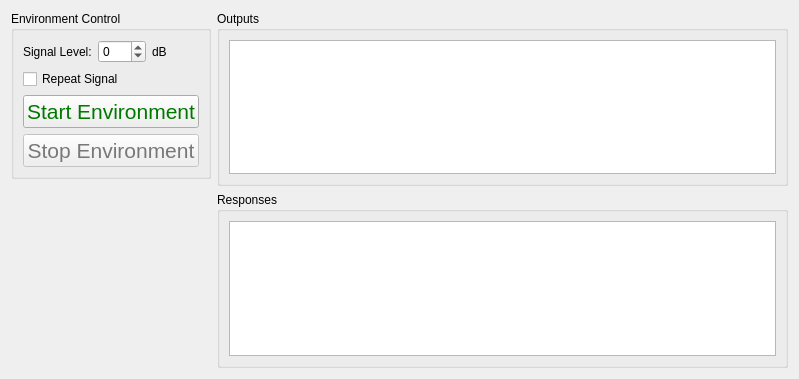
<?xml version="1.0" encoding="UTF-8"?>
<ui version="4.0">
 <class>Form</class>
 <widget class="QWidget" name="Form">
  <property name="geometry">
   <rect>
    <x>0</x>
    <y>0</y>
    <width>799</width>
    <height>379</height>
   </rect>
  </property>
  <property name="windowTitle">
   <string>Form</string>
  </property>
  <layout class="QHBoxLayout" name="horizontalLayout_4">
   <item>
    <layout class="QVBoxLayout" name="environment_control_layout">
     <item>
      <widget class="QGroupBox" name="environment_control_groupbox">
       <property name="sizePolicy">
        <sizepolicy hsizetype="Minimum" vsizetype="Minimum">
         <horstretch>0</horstretch>
         <verstretch>0</verstretch>
        </sizepolicy>
       </property>
       <property name="title">
        <string>Environment Control</string>
       </property>
       <layout class="QVBoxLayout" name="verticalLayout_2">
        <item>
         <layout class="QHBoxLayout" name="test_level_layout">
          <item>
           <widget class="QLabel" name="test_level_label">
            <property name="sizePolicy">
             <sizepolicy hsizetype="Minimum" vsizetype="Preferred">
              <horstretch>0</horstretch>
              <verstretch>0</verstretch>
             </sizepolicy>
            </property>
            <property name="text">
             <string>Signal Level:</string>
            </property>
           </widget>
          </item>
          <item>
           <widget class="QSpinBox" name="test_level_selector">
            <property name="toolTip">
             <string>&lt;html&gt;&lt;head/&gt;&lt;body&gt;&lt;p&gt;&lt;span style=&quot; font-weight:600;&quot;&gt;Signal Level&lt;/span&gt;&lt;/p&gt;&lt;p&gt;Scale factor in decibels applied to the signal.&lt;/p&gt;&lt;/body&gt;&lt;/html&gt;</string>
            </property>
            <property name="keyboardTracking">
             <bool>false</bool>
            </property>
            <property name="minimum">
             <number>-60</number>
            </property>
            <property name="maximum">
             <number>18</number>
            </property>
           </widget>
          </item>
          <item>
           <widget class="QLabel" name="db_label">
            <property name="sizePolicy">
             <sizepolicy hsizetype="Minimum" vsizetype="Preferred">
              <horstretch>0</horstretch>
              <verstretch>0</verstretch>
             </sizepolicy>
            </property>
            <property name="text">
             <string>dB</string>
            </property>
           </widget>
          </item>
         </layout>
        </item>
        <item>
         <widget class="QCheckBox" name="repeat_signal_checkbox">
          <property name="toolTip">
           <string>&lt;html&gt;&lt;head/&gt;&lt;body&gt;&lt;p&gt;&lt;span style=&quot; font-weight:600;&quot;&gt;Repeat Signal&lt;/span&gt;&lt;/p&gt;&lt;p&gt;If checked, the signal will repeat continuously.  If not checked, the environment will stop after the signal is played in its entirety.&lt;/p&gt;&lt;/body&gt;&lt;/html&gt;</string>
          </property>
          <property name="text">
           <string>Repeat Signal</string>
          </property>
         </widget>
        </item>
        <item>
         <layout class="QVBoxLayout" name="button_layout">
          <item>
           <widget class="QPushButton" name="start_test_button">
            <property name="sizePolicy">
             <sizepolicy hsizetype="Minimum" vsizetype="Minimum">
              <horstretch>0</horstretch>
              <verstretch>0</verstretch>
             </sizepolicy>
            </property>
            <property name="palette">
             <palette>
              <active>
               <colorrole role="ButtonText">
                <brush brushstyle="SolidPattern">
                 <color alpha="255">
                  <red>0</red>
                  <green>120</green>
                  <blue>0</blue>
                 </color>
                </brush>
               </colorrole>
              </active>
              <inactive>
               <colorrole role="ButtonText">
                <brush brushstyle="SolidPattern">
                 <color alpha="255">
                  <red>0</red>
                  <green>120</green>
                  <blue>0</blue>
                 </color>
                </brush>
               </colorrole>
              </inactive>
              <disabled>
               <colorrole role="ButtonText">
                <brush brushstyle="SolidPattern">
                 <color alpha="255">
                  <red>120</red>
                  <green>120</green>
                  <blue>120</blue>
                 </color>
                </brush>
               </colorrole>
              </disabled>
             </palette>
            </property>
            <property name="font">
             <font>
              <pointsize>16</pointsize>
             </font>
            </property>
            <property name="toolTip">
             <string>&lt;html&gt;&lt;head/&gt;&lt;body&gt;&lt;p&gt;&lt;span style=&quot; font-weight:600;&quot;&gt;Start Environment&lt;/span&gt;&lt;/p&gt;&lt;p&gt;Starts playing the signal from the shakers and recording responses to that signal.&lt;/p&gt;&lt;/body&gt;&lt;/html&gt;</string>
            </property>
            <property name="text">
             <string>Start Environment</string>
            </property>
           </widget>
          </item>
          <item>
           <widget class="QPushButton" name="stop_test_button">
            <property name="enabled">
             <bool>false</bool>
            </property>
            <property name="sizePolicy">
             <sizepolicy hsizetype="Minimum" vsizetype="Minimum">
              <horstretch>0</horstretch>
              <verstretch>0</verstretch>
             </sizepolicy>
            </property>
            <property name="palette">
             <palette>
              <active>
               <colorrole role="ButtonText">
                <brush brushstyle="SolidPattern">
                 <color alpha="255">
                  <red>255</red>
                  <green>0</green>
                  <blue>0</blue>
                 </color>
                </brush>
               </colorrole>
              </active>
              <inactive>
               <colorrole role="ButtonText">
                <brush brushstyle="SolidPattern">
                 <color alpha="255">
                  <red>255</red>
                  <green>0</green>
                  <blue>0</blue>
                 </color>
                </brush>
               </colorrole>
              </inactive>
              <disabled>
               <colorrole role="ButtonText">
                <brush brushstyle="SolidPattern">
                 <color alpha="255">
                  <red>120</red>
                  <green>120</green>
                  <blue>120</blue>
                 </color>
                </brush>
               </colorrole>
              </disabled>
             </palette>
            </property>
            <property name="font">
             <font>
              <pointsize>16</pointsize>
             </font>
            </property>
            <property name="toolTip">
             <string>&lt;html&gt;&lt;head/&gt;&lt;body&gt;&lt;p&gt;&lt;span style=&quot; font-weight:600;&quot;&gt;Stop Environment&lt;/span&gt;&lt;/p&gt;&lt;p&gt;Stops the signal currently playing.  It will ramp down the signal to zero over the time specified by the Cancel Rampdown Time parameter on the Environment Definition tab.&lt;/p&gt;&lt;/body&gt;&lt;/html&gt;</string>
            </property>
            <property name="text">
             <string>Stop Environment</string>
            </property>
           </widget>
          </item>
         </layout>
        </item>
       </layout>
      </widget>
     </item>
     <item>
      <spacer name="environment_control_spacer">
       <property name="orientation">
        <enum>Qt::Vertical</enum>
       </property>
       <property name="sizeHint" stdset="0">
        <size>
         <width>20</width>
         <height>40</height>
        </size>
       </property>
      </spacer>
     </item>
    </layout>
   </item>
   <item>
    <layout class="QVBoxLayout" name="signal_layout">
     <item>
      <widget class="QGroupBox" name="output_signal_groupbox">
       <property name="sizePolicy">
        <sizepolicy hsizetype="Preferred" vsizetype="Expanding">
         <horstretch>0</horstretch>
         <verstretch>0</verstretch>
        </sizepolicy>
       </property>
       <property name="title">
        <string>Outputs</string>
       </property>
       <layout class="QHBoxLayout" name="horizontalLayout_3">
        <item>
         <widget class="PlotWidget" name="output_signal_plot">
          <property name="toolTip">
           <string>&lt;html&gt;&lt;head/&gt;&lt;body&gt;&lt;p&gt;&lt;span style=&quot; font-weight:600;&quot;&gt;Outputs Plot&lt;/span&gt;&lt;/p&gt;&lt;p&gt;A plot of the output signals as they are measured.&lt;/p&gt;&lt;/body&gt;&lt;/html&gt;</string>
          </property>
         </widget>
        </item>
       </layout>
      </widget>
     </item>
     <item>
      <widget class="QGroupBox" name="response_signal_groupbox">
       <property name="sizePolicy">
        <sizepolicy hsizetype="Preferred" vsizetype="Expanding">
         <horstretch>0</horstretch>
         <verstretch>0</verstretch>
        </sizepolicy>
       </property>
       <property name="title">
        <string>Responses</string>
       </property>
       <layout class="QHBoxLayout" name="horizontalLayout_2">
        <item>
         <widget class="PlotWidget" name="response_signal_plot">
          <property name="toolTip">
           <string>&lt;html&gt;&lt;head/&gt;&lt;body&gt;&lt;p&gt;&lt;span style=&quot; font-weight:600;&quot;&gt;Responses Plot&lt;/span&gt;&lt;/p&gt;&lt;p&gt;A plot of the responses to the outputs that are being measured.  Responses defined as any channel active in the environment that is not an output channel.&lt;/p&gt;&lt;/body&gt;&lt;/html&gt;</string>
          </property>
         </widget>
        </item>
       </layout>
      </widget>
     </item>
    </layout>
   </item>
  </layout>
 </widget>
 <customwidgets>
  <customwidget>
   <class>PlotWidget</class>
   <extends>QGraphicsView</extends>
   <header location="global">pyqtgraph</header>
  </customwidget>
 </customwidgets>
 <resources/>
 <connections/>
</ui>
